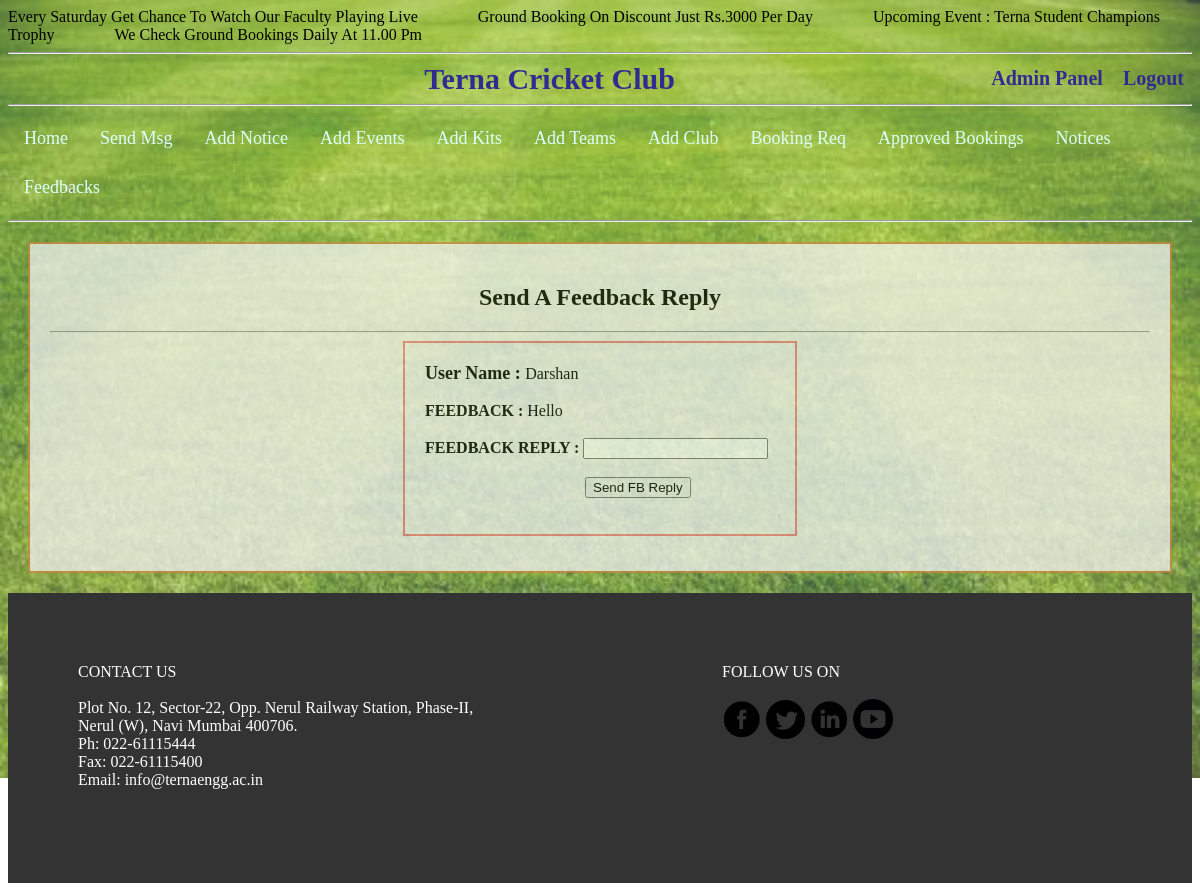
The app's page /userfb_reply.php?user_id=3&fb_descp=Hello&fb_id=1&user_name=Darshan (signed in) with its own data.
### tables this page shows
CREATE TABLE `notice` (
  `notice_id` int(11) NOT NULL,
  `notice_descp` varchar(500) NOT NULL
);

### userfb_reply.php (the view, shortened to what this page needs)
<html>
<head>
<link rel="stylesheet" href="style.css">
</head>
<?php
$con = mysqli_connect('localhost','root','');
mysqli_select_db($con,"cricket") or die(mysqli_error($con)) ;
$notice = "SELECT * FROM notice";
$notice_res = mysqli_query($con,$notice);
echo '<marquee>';
while($row=mysqli_fetch_assoc($notice_res)){
echo $row['notice_descp'];
}
echo  '</marquee>';
?>
		<hr>
		</head>
<body>
<?php
if(isset( $_SESSION['session_id']) AND isset( $_SESSION['admin']) )
	{
	echo'<div class="title"><center> Terna Cricket Club
	<span class="innertitle">';
	echo "<a href='adminpanel.php' style='text-decoration:none;'>Admin Panel</a>";
	echo '&nbsp &nbsp
	<a href="logout.php" style="text-decoration:none">Logout</a>
	</span></div><hr>';
		}
else{
	die(header("location:index.php"));
}
echo'<div class="navbar" >
	<a href="index.php">Home</a>
	<a href="send_msg.php">Send Msg</a>
	<a href="add_notice.php">Add Notice</a>
	<a href="add_event.php">Add Events</a>
	<a href="addproduct.php">Add Kits</a>
	<a href="add_teams.php">Add Teams</a>
	<a href="add_club.php">Add Club</a>
	<a href="booking_req.php">Booking Req</a>
	<a href="approved_bookings.php">Approved Bookings</a>
	<a href="notice_section.php">Notices</a>
	<a href="check_fb.php">Feedbacks</a>
</div>';
echo '<hr>';
$user_name = $_REQUEST['user_name'];
$fb_descp=$_REQUEST['fb_descp'];
echo '<div class="box">';
echo'<center><h2>Send A Feedback Reply</h2></center><hr>';
echo '<center><div class="colwidth_350">';
echo '<div class="text_left">';
echo '<form method="post" action="userfb_action.php" >';
	echo '<font size="4"><b>User Name : </b></font>'.$user_name;
	echo '<br><br>';
	echo '<b>FEEDBACK : </b>'.$fb_descp;
	echo '<br><br>';
	echo '<b>FEEDBACK REPLY : </b><input type="text" name ="fb_reply"/>';
	echo '<br><br>';
	echo '<input type="submit" value="Send FB Reply"/>';
echo '</form>';
echo '</div></div></div>';
?>
<footer>
<div class="footer">
<div class="f1" style="float:left">
CONTACT US <br><br>
Plot No. 12, Sector-22, Opp. Nerul Railway Station, Phase-II, Nerul (W), Navi Mumbai 400706.<br>
Ph: 022-61115444 <br>
Fax: 022-61115400 <br>
Email: info@ternaengg.ac.in <br>
</div>
<div class="f1" style="float:right ;" >
FOLLOW US ON <br><br>
<a target="_blank" href="https://www.facebook.com/ternanerul"><img src="pics/logo/logo1.png" width="40"></a>
<a target="_blank" href="https://twitter.com/terna_college"><img src="pics/logo/logo2.png" width="39"></a>
<a target="_blank" href="https://www.linkedin.com/school/terna-engineering-college/about/"><img src="pics/logo/logo3.png" width="40"></a>
<a target="_blank" href="https://www.youtube.com/user/TEC2016" ><img src="pics/logo/logo4.png" width="40"></a>
</div>
</div>
</footer>

### style.css (style rules this page uses)
.innertitle { font-size:20px; margin-top:5px; float:right; padding-right:8px; }
.innertitle a { color: #312a90; }
.title { font-weight:bold; text-align:center; padding-left:100; font-size:30; color:#312a90; }
.text_left { clear:both; text-align:left; }
.box { margin:20px; padding:20px; border:2px; border-style: solid; border-color: peru; background-color: #f2f2f2; opacity: 0.75; }
.navbar { overflow: hidden; position: relative; top: 0; width: 100%; }
.navbar a { float: left; display: block; color: white; padding: 14px 16px; font-size:18px; text-decoration: none; color:#dafffe; }
.colwidth_350 { margin-left:25; margin-right:25; margin-bottom:15; padding:20px; width:350px; border:2px; border-style: solid; border-color: lightcoral; word-wrap:break-word; }
.footer { clear:both; padding:20px; height:250; background-color: #333333; }
.f1 { width:400; color:white; margin:50; text-align:left; }

### records on screen
notice: notice_descp "Every Saturday Get Chance To Watch Our Faculty Playing Live"
notice: notice_descp "Ground Booking On Discount Just Rs.3000 Per Day"
notice: notice_descp "Upcoming Event : Terna Student Champions Trophy"
notice: notice_descp "We Check Ground Bookings Daily At 11.00 Pm"

### other values on screen
$user_name "Darshan"
$fb_descp "Hello"
